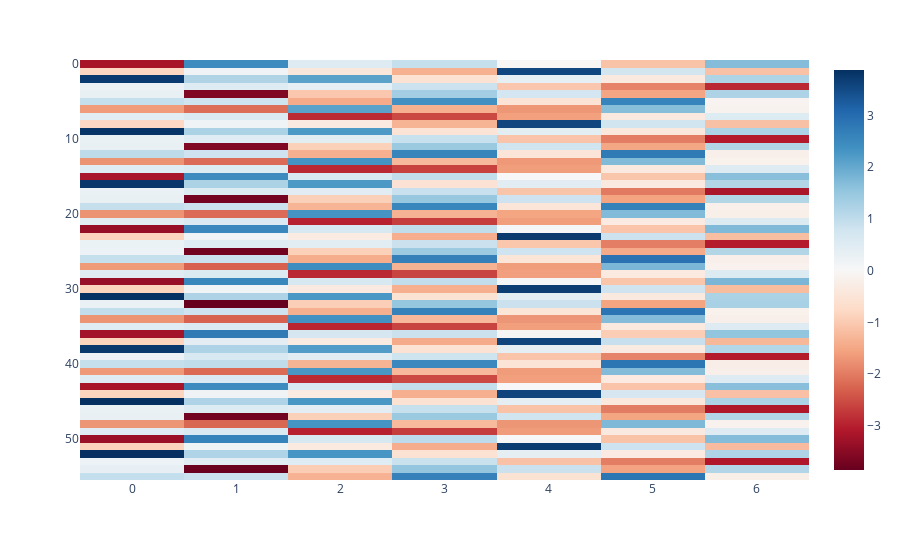

The notebook cell saved with this chart:
### Code cell
plot.imshow(PCA["projected data"])

### Figure 1 — Plotly figure (JSON) as saved in the notebook; plotly's stock layout.template omitted (floating-point values rounded to 4 significant figures; data arrays with more than 128 entries replaced by an {"elided": "..."} marker saying what was removed)
{"data": [{"coloraxis": "coloraxis", "hovertemplate": "x: %{x}<br>y: %{y}<br>color: %{z}<extra></extra>", "name": "0", "type": "heatmap", "xaxis": "x", "yaxis": "y", "z": {"elided": "56x7 float values"}}], "layout": {"coloraxis": {"colorscale": [[0, "rgb(103,0,31)"], [0.1, "rgb(178,24,43)"], [0.2, "rgb(214,96,77)"], [0.3, "rgb(244,165,130)"], [0.4, "rgb(253,219,199)"], [0.5, "rgb(247,247,247)"], [0.6, "rgb(209,229,240)"], [0.7, "rgb(146,197,222)"], [0.8, "rgb(67,147,195)"], [0.9, "rgb(33,102,172)"], [1, "rgb(5,48,97)"]]}, "margin": {"t": 60}, "xaxis": {"anchor": "y", "domain": [0, 1]}, "yaxis": {"anchor": "x", "autorange": "reversed", "domain": [0, 1]}}}
